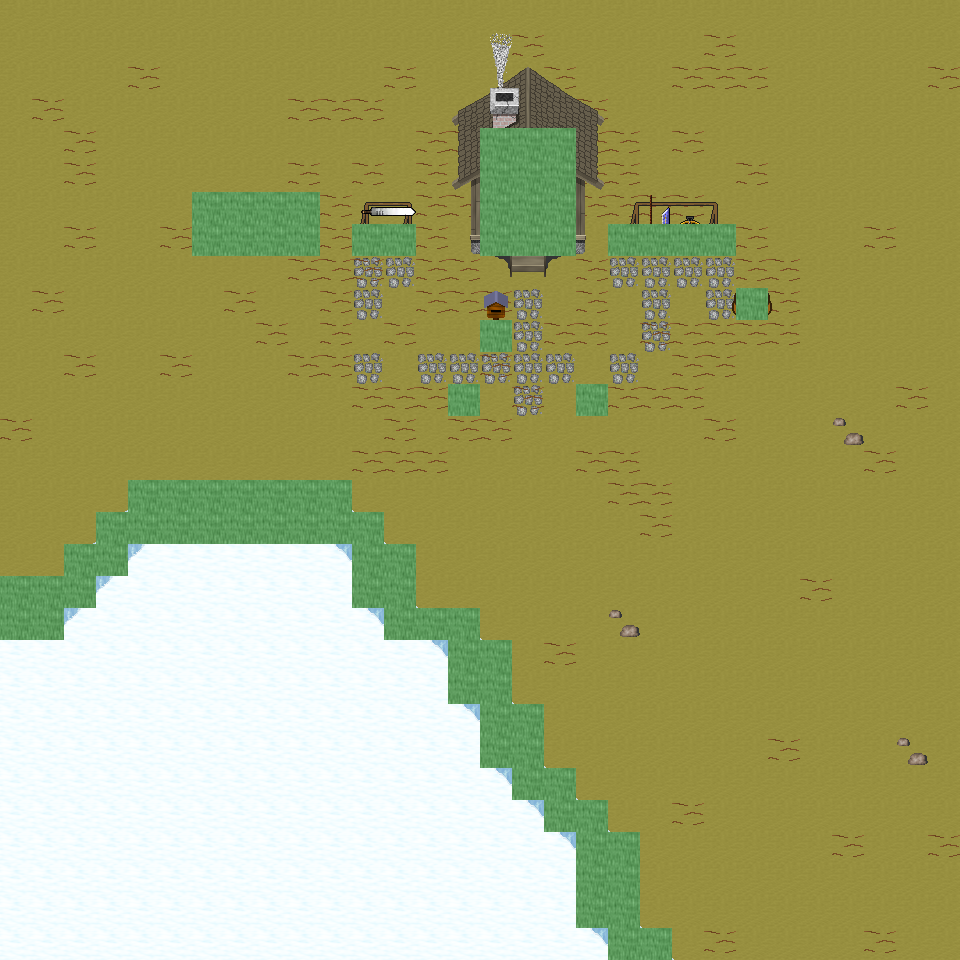

A 2D game scene composited from a Tiled map and its tileset images. What follows is a short description and the map's XML, with each tile layer's data collapsed to a summary:
An orthogonal 30x30 tile map with 32x32 px tiles, 6 tile layers (Ground, Object, Object2, Above, ...), 33 tilesets and 3 objects (3x mapExit).

<map version="1.0" orientation="orthogonal" renderorder="right-down" width="30" height="30" tilewidth="32" tileheight="32" nextobjectid="4">
  <tileset firstgid="1" name="tileset_ground_ground" tilewidth="32" tileheight="32" tilecount="33" columns="3">
    <image source="../drawable/tileset_ground_ground.png" width="96" height="352" />
  </tileset>
  <tileset firstgid="34" name="tileset_ground_ice_ice" tilewidth="32" tileheight="32" tilecount="3" columns="3">
    <image source="../drawable/tileset_ground_ice_ice.png" width="96" height="32" />
  </tileset>
  <tileset firstgid="37" name="tileset_ground_water_pool" tilewidth="32" tileheight="32" tilecount="72" columns="3">
    <image source="../drawable/tileset_ground_water_pool.png" width="96" height="768" />
  </tileset>
  <tileset firstgid="109" name="tileset_ground_grass_edges" tilewidth="32" tileheight="32" tilecount="36" columns="12">
    <image source="../drawable/tileset_ground_grass_edges.png" width="384" height="96" />
  </tileset>
  <tileset firstgid="145" name="tileset_ground_ridge_ice_2" tilewidth="32" tileheight="32" tilecount="42" columns="7">
    <image source="../drawable/tileset_ground_ridge_ice_2.png" width="224" height="192" />
  </tileset>
  <tileset firstgid="187" name="tileset_ground_ridge_earth_dark" tilewidth="32" tileheight="32" tilecount="96" columns="12">
    <image source="../drawable/tileset_ground_ridge_earth_dark.png" width="384" height="256" />
  </tileset>
  <tileset firstgid="283" name="tileset_ground_rock_pebbles" tilewidth="32" tileheight="32" tilecount="3" columns="1">
    <image source="../drawable/tileset_ground_rock_pebbles.png" width="32" height="96" />
  </tileset>
  <tileset firstgid="286" name="tileset_plant_grasses" tilewidth="32" tileheight="32" tilecount="6" columns="3">
    <image source="../drawable/tileset_plant_grasses.png" width="96" height="64" />
  </tileset>
  <tileset firstgid="292" name="tileset_plant_bush_bushes" tilewidth="32" tileheight="32" tilecount="10" columns="5">
    <image source="../drawable/tileset_plant_bush_bushes.png" width="160" height="64" />
  </tileset>
  <tileset firstgid="302" name="tileset_ground_cobbled_paving" tilewidth="32" tileheight="32" tilecount="1" columns="1">
    <image source="../drawable/tileset_ground_cobbled_paving.png" width="32" height="32" />
  </tileset>
  <tileset firstgid="303" name="tileset_ground_grass_corners" tilewidth="32" tileheight="32" tilecount="24" columns="6">
    <image source="../drawable/tileset_ground_grass_corners.png" width="192" height="128" />
  </tileset>
  <tileset firstgid="327" name="tileset_plant_flower_daisy_white" tilewidth="32" tileheight="32" tilecount="8" columns="2">
    <image source="../drawable/tileset_plant_flower_daisy_white.png" width="64" height="128" />
  </tileset>
  <tileset firstgid="335" name="tileset_plant_flower_daisy_blue" tilewidth="32" tileheight="32" tilecount="8" columns="2">
    <image source="../drawable/tileset_plant_flower_daisy_blue.png" width="64" height="128" />
  </tileset>
  <tileset firstgid="343" name="tileset_item_armor_sword_rack" tilewidth="32" tileheight="32" tilecount="4" columns="2">
    <image source="../drawable/tileset_item_armor_sword_rack.png" width="64" height="64" />
  </tileset>
  <tileset firstgid="347" name="tileset_plant_stump_small_stump" tilewidth="32" tileheight="32" tilecount="4" columns="2">
    <image source="../drawable/tileset_plant_stump_small_stump.png" width="64" height="64" />
  </tileset>
  <tileset firstgid="351" name="tileset_item_postbox" tilewidth="32" tileheight="32" tilecount="4" columns="2">
    <image source="../drawable/tileset_item_postbox.png" width="64" height="64" />
  </tileset>
  <tileset firstgid="355" name="tileset_item_armor_weapons_rack" tilewidth="32" tileheight="32" tilecount="18" columns="9">
    <image source="../drawable/tileset_item_armor_weapons_rack.png" width="288" height="64" />
  </tileset>
  <tileset firstgid="373" name="tileset_item_pot_pot_golden_centred" tilewidth="32" tileheight="32" tilecount="3" columns="3">
    <image source="../drawable/tileset_item_pot_pot_golden_centred.png" width="96" height="32" />
  </tileset>
  <tileset firstgid="376" name="tileset_logic_creature_orc" tilewidth="32" tileheight="32" tilecount="6" columns="6">
    <image source="../drawable/tileset_logic_creature_orc.png" width="192" height="32" />
  </tileset>
  <tileset firstgid="382" name="tileset_logic_creature_animal" tilewidth="32" tileheight="32" tilecount="32" columns="8">
    <image source="../drawable/tileset_logic_creature_animal.png" width="256" height="128" />
  </tileset>
  <tileset firstgid="414" name="tileset_logic_creature_gnome" tilewidth="32" tileheight="32" tilecount="6" columns="6">
    <image source="../drawable/tileset_logic_creature_gnome.png" width="192" height="32" />
  </tileset>
  <tileset firstgid="420" name="tileset_logic_portal" tilewidth="32" tileheight="32" tilecount="24" columns="8">
    <image source="../drawable/tileset_logic_portal.png" width="256" height="96" />
  </tileset>
  <tileset firstgid="444" name="tileset_logic_collision" tilewidth="32" tileheight="32" tilecount="1" columns="1">
    <image source="../drawable/tileset_logic_collision.png" width="32" height="32" />
  </tileset>
  <tileset firstgid="445" name="tileset_logic_creature_frogman" tilewidth="32" tileheight="32" tilecount="3" columns="3">
    <image source="../drawable/tileset_logic_creature_frogman.png" width="96" height="32" />
  </tileset>
  <tileset firstgid="448" name="tileset_ground_water_swamp_water" tilewidth="32" tileheight="32" tilecount="33" columns="3">
    <image source="../drawable/tileset_ground_water_swamp_water.png" width="96" height="352" />
  </tileset>
  <tileset firstgid="481" name="tileset_plant_grasses_swamp" tilewidth="32" tileheight="32" tilecount="42" columns="6">
    <image source="../drawable/tileset_plant_grasses_swamp.png" width="192" height="224" />
  </tileset>
  <tileset firstgid="523" name="tileset_plant_stump_hollow_logs" tilewidth="32" tileheight="32" tilecount="6" columns="3">
    <image source="../drawable/tileset_plant_stump_hollow_logs.png" width="96" height="64" />
  </tileset>
  <tileset firstgid="529" name="tileset_plant_tree_tree_darkgreen" tilewidth="32" tileheight="32" tilecount="88" columns="8">
    <image source="../drawable/tileset_plant_tree_tree_darkgreen.png" width="256" height="352" />
  </tileset>
  <tileset firstgid="617" name="tileset_plant_tree_dead_tree_3" tilewidth="32" tileheight="32" tilecount="16" columns="4">
    <image source="../drawable/tileset_plant_tree_dead_tree_3.png" width="128" height="128" />
  </tileset>
  <tileset firstgid="633" name="tileset_building_chimney_smoke" tilewidth="32" tileheight="32" tilecount="40" columns="4">
    <image source="../drawable/tileset_building_chimney_smoke.png" width="128" height="320" />
  </tileset>
  <tileset firstgid="673" name="tileset_building_huts" tilewidth="32" tileheight="32" tilecount="338" columns="26">
    <image source="../drawable/tileset_building_huts.png" width="832" height="416" />
  </tileset>
  <tileset firstgid="1011" name="tileset_logic_creature_fowl" tilewidth="32" tileheight="32" tilecount="6" columns="6">
    <image source="../drawable/tileset_logic_creature_fowl.png" width="192" height="32" />
  </tileset>
  <tileset firstgid="1017" name="tileset_logic_creature_elemental" tilewidth="32" tileheight="32" tilecount="16" columns="8">
    <image source="../drawable/tileset_logic_creature_elemental.png" width="256" height="64" />
  </tileset>
  <layer name="Ground" width="30" height="30">
    <data>[900 cells, 900 non-empty, 2 distinct tile ids]</data>
  </layer>
  <layer name="Object" width="30" height="30">
    <data>[900 cells, 207 non-empty, 17 distinct tile ids]</data>
  </layer>
  <layer name="Object2" width="30" height="30">
    <data>[900 cells, 52 non-empty, 41 distinct tile ids]</data>
  </layer>
  <layer name="Above" width="30" height="30">
    <data>[900 cells, 24 non-empty, 24 distinct tile ids]</data>
  </layer>
  <layer name="Above2" width="30" height="30">
    <data>[900 cells, 2 non-empty, 2 distinct tile ids]</data>
  </layer>
  <layer name="Walkable" width="30" height="30">
    <data>[900 cells, 80 non-empty, 1 distinct tile ids]</data>
  </layer>
  <objectgroup name="MapEvents">
    <object id="1" name="south" type="mapExit" x="0" y="928" width="608" height="32">
      <properties>
        <property name="map" value="level_0_x187_y43" />
        <property name="x" value="0" />
        <property name="y" value="1" />
      </properties>
    </object>
    <object id="2" name="south2" type="mapExit" x="672" y="928" width="288" height="32">
      <properties>
        <property name="map" value="level_0_x187_y43" />
        <property name="x" value="21" />
        <property name="y" value="1" />
      </properties>
    </object>
    <object id="3" name="east" type="mapExit" x="928" y="0" width="32" height="960">
      <properties>
        <property name="map" value="level_0_x188_y42" />
        <property name="x" value="1" />
        <property name="y" value="0" />
      </properties>
    </object>
  </objectgroup>
</map>
